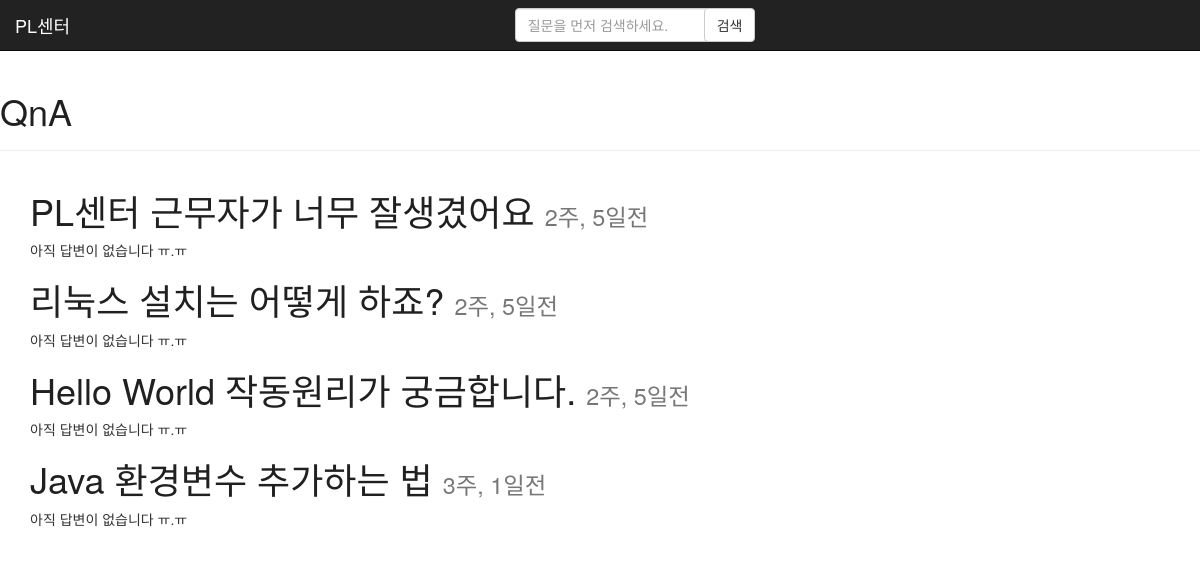
/qna/, run on an earlier commit of the app's database.
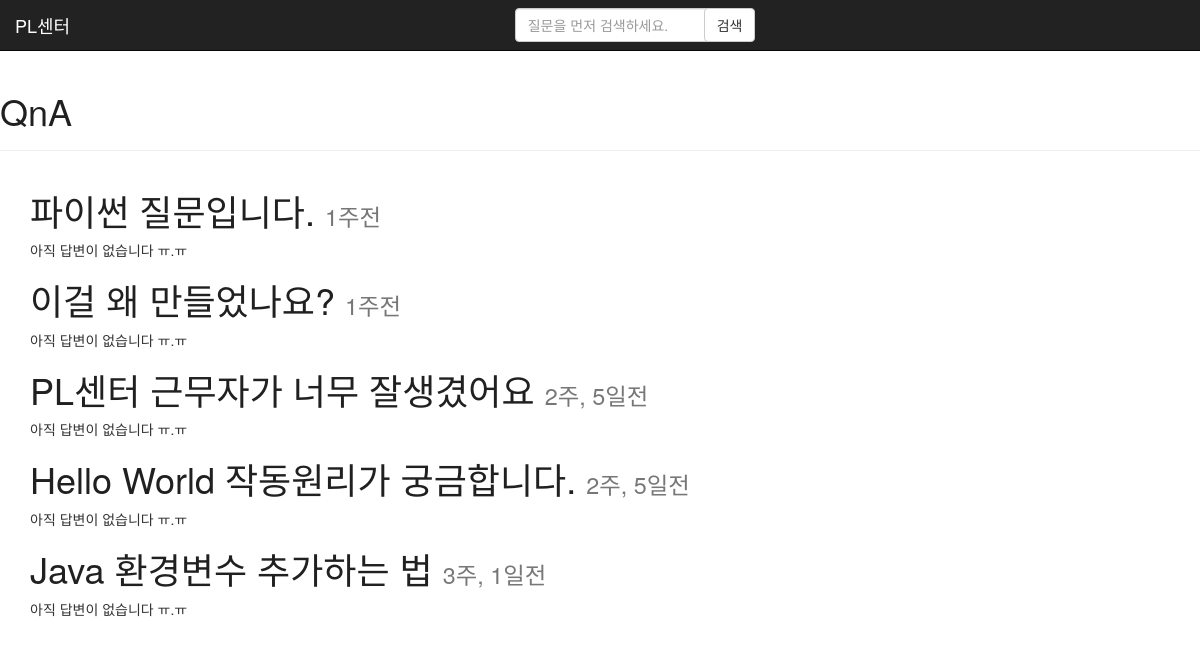
And on a later commit of the database.
### qna/models.py (models this page shows, shortened)
class Question(models.Model):
    user = models.ForeignKey('auth.User')
    title = models.CharField(max_length=80)
    content = models.TextField()
    created_date = models.DateTimeField(default=timezone.now)
    updated_date = models.DateTimeField(default=timezone.now, blank=True, null=True)

### qna/views.py (the view)
def question_list(request):
    questions = Question.objects.filter(created_date__lte = timezone.now()).order_by('-updated_date')
    return render(request, 'qna/question_list.htm', {'questions': questions})

### templates/qna/question_list.htm (shortened to what this page needs)
{% extends 'base.htm' %}
{% block content %}
	{% for question in questions %}
    	<div>
            <h1><a href="{% url 'question_detail' pk=question.pk %}">{{ question.title }} <small>{{ question.updated_date|timesince }}전</small></a></h1>
            {% if question.answers.count == 0 %}
                <p>아직 답변이 없습니다 ㅠ.ㅠ</p>
            {% else %}
                <a href="{% url 'question_detail' pk=question.pk %}#answer">{{ question.answers.count }} 개의 답변</a>
            {% endif %}
    	</div>
	{% endfor %}
{% endblock content %}

### templates/base.htm (shortened to what this page needs)
{% load staticfiles %}
<html>
<head>
	<link rel="stylesheet" href="//maxcdn.bootstrapcdn.com/bootstrap/3.2.0/css/bootstrap.min.css">
	<link rel="stylesheet" href="{% static 'css/qna.css' %}">
</head>
<body>
	<nav class="navbar navbar-inverse navbar-static-top">
		<a class="navbar-brand" href="/">PL센터</a>
			<form class="navbar-form" role="search" style="text-align: center;">
				<div class="form-group">
					<input type="text" class="form-control" placeholder="질문을 먼저 검색하세요.">
				</div>
				<button type="submit" class="btn btn-default" style="margin-left: -10px;">검색</button>
			</form>
	</nav>
	<div class="page-header">
		<h1><a href="/qna">QnA</a>
	</div>
	<div class="content container">
		<div class="row">
			<div class="col-md-9">
			{% block content %}
			{% endblock %}
			</div>
		</div>
	</div>
</body>
</html>

### qna/static/css/qna.css (style rules this page uses)
h1 a { color: #202020; }

What changed in the data, as far as the page shows it:
removed Question: title "리눅스 설치는 어떻게 하죠?", updated_date "2주, 5일", shows "아직 답변이 없습니다 ㅠ.ㅠ"
added Question: title "파이썬 질문입니다.", updated_date "1주", shows "아직 답변이 없습니다 ㅠ.ㅠ"
added Question: title "이걸 왜 만들었나요?", updated_date "1주", shows "아직 답변이 없습니다 ㅠ.ㅠ"
